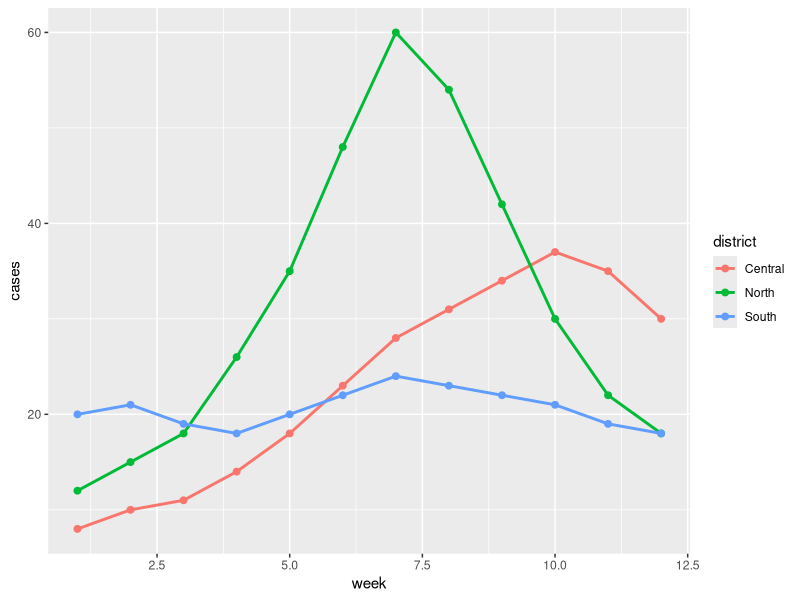
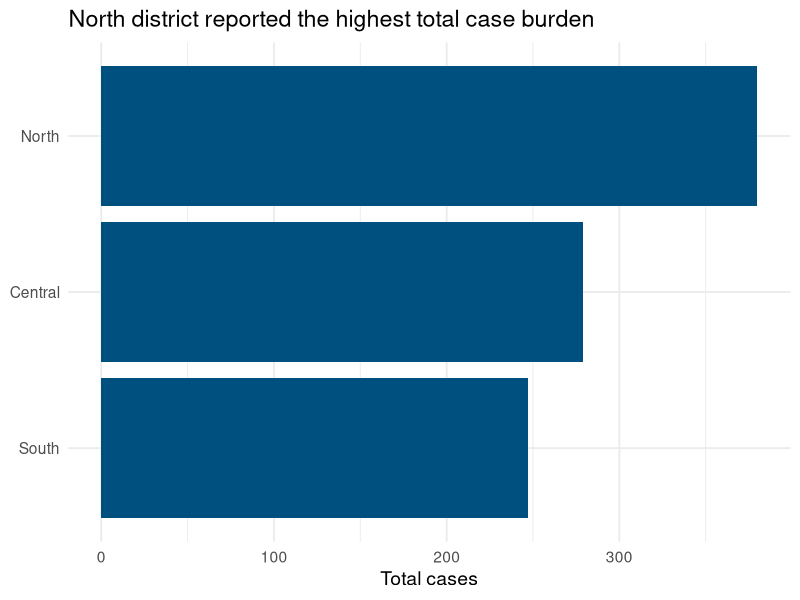
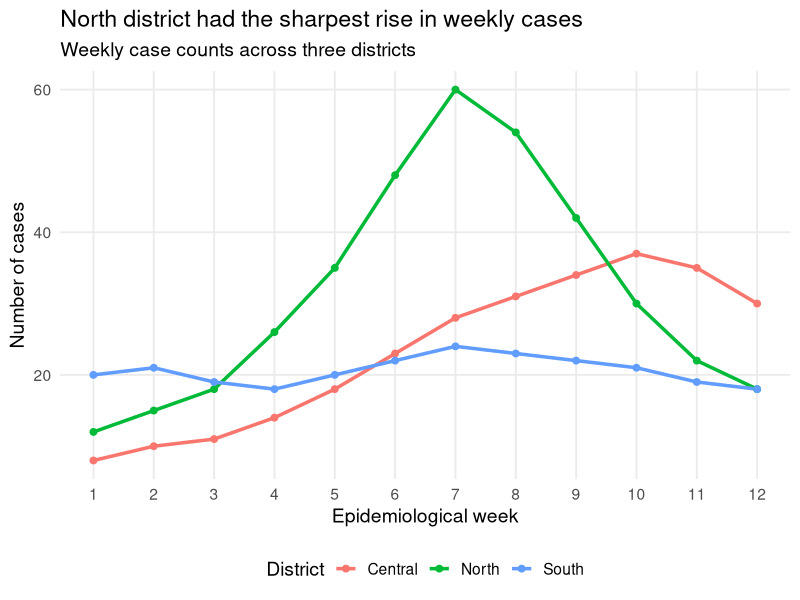
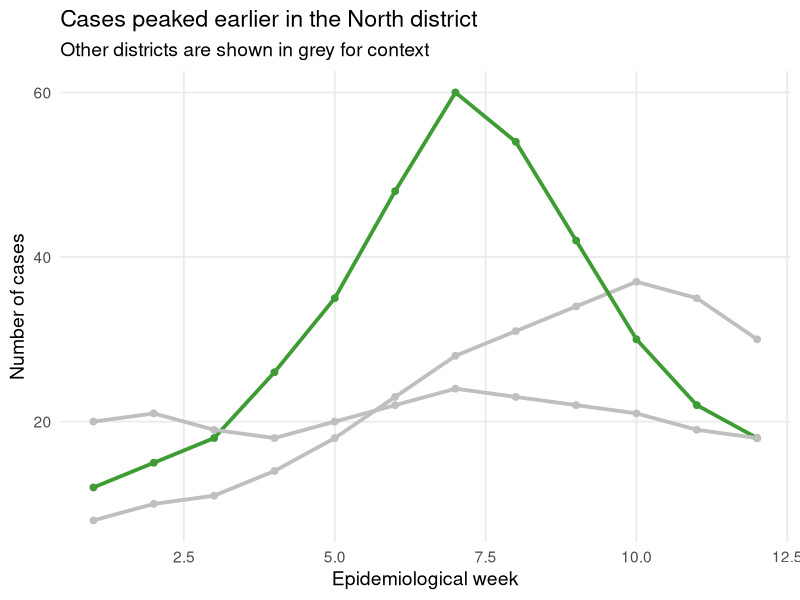
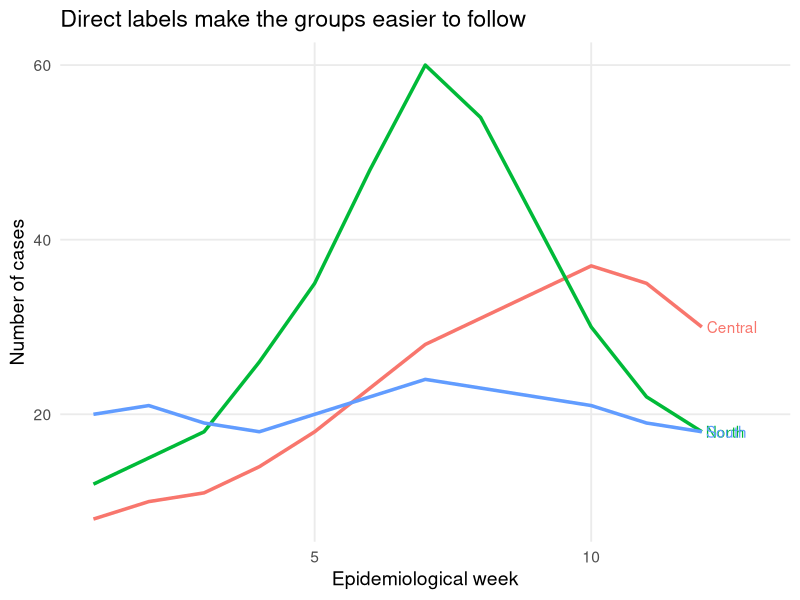
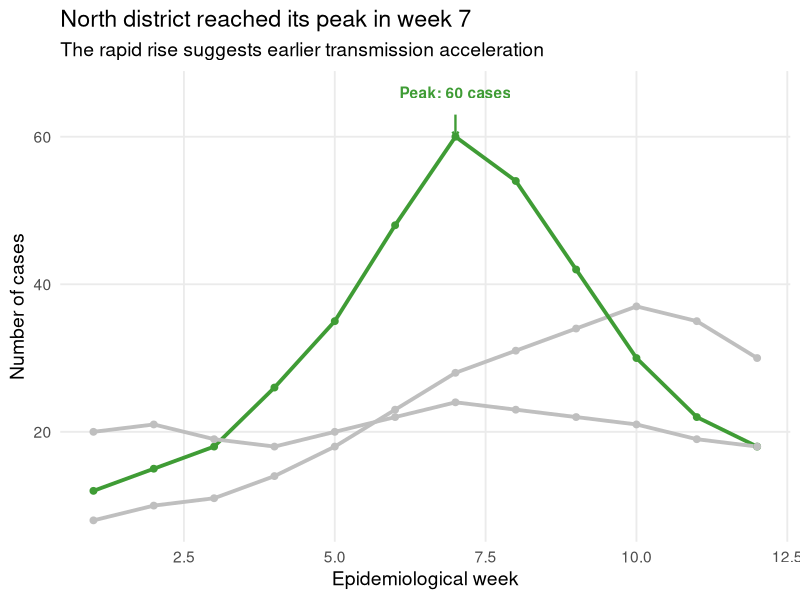
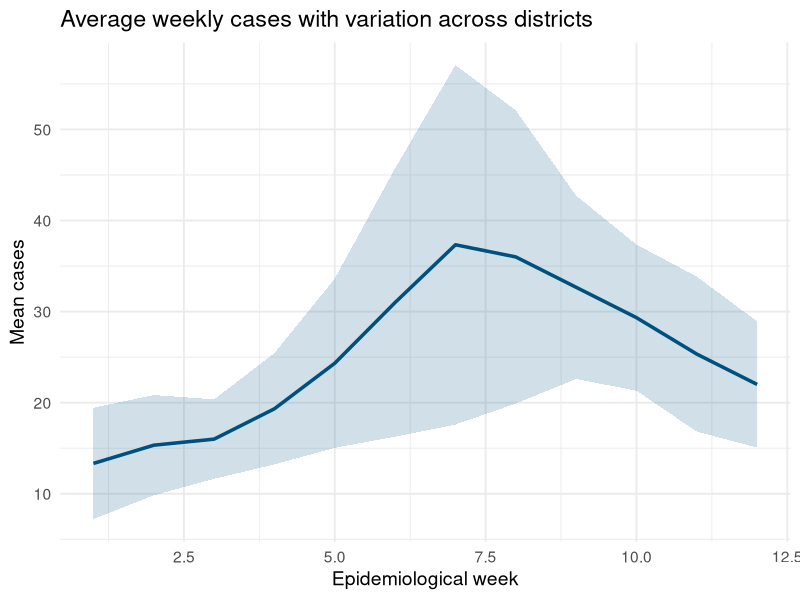

Write R code to recreate these figures, in order.
## ---- chunk 1
#| label: setup
#| include: false

library(tidyverse)
library(scales)

set.seed(123)
## ---- chunk 2
#| label: create-data

cases <- tibble(
  week = rep(1:12, times = 3),
  district = rep(c("North", "Central", "South"), each = 12),
  cases = c(
    12, 15, 18, 26, 35, 48, 60, 54, 42, 30, 22, 18,
    8, 10, 11, 14, 18, 23, 28, 31, 34, 37, 35, 30,
    20, 21, 19, 18, 20, 22, 24, 23, 22, 21, 19, 18
  )
)

cases
## ---- chunk 3
#| label: basic-line-plot

cases |>
  ggplot(aes(x = week, y = cases, color = district)) +
  geom_line(linewidth = 1) +
  geom_point(size = 2)
## ---- chunk 4
#| label: ordered-bar-chart

cases |>
  summarise(total_cases = sum(cases), .by = district) |>
  mutate(district = fct_reorder(district, total_cases)) |>
  ggplot(aes(x = district, y = total_cases)) +
  geom_col(fill = "#00507F") +
  coord_flip() +
  labs(
    title = "North district reported the highest total case burden",
    x = NULL,
    y = "Total cases"
  ) +
  theme_minimal(base_size = 14)
## ---- chunk 5
#| label: cleaner-line-plot

cases |>
  ggplot(aes(x = week, y = cases, color = district)) +
  geom_line(linewidth = 1.2) +
  geom_point(size = 2) +
  scale_x_continuous(breaks = 1:12) +
  labs(
    title = "North district had the sharpest rise in weekly cases",
    subtitle = "Weekly case counts across three districts",
    x = "Epidemiological week",
    y = "Number of cases",
    color = "District"
  ) +
  theme_minimal(base_size = 14) +
  theme(
    legend.position = "bottom",
    panel.grid.minor = element_blank()
  )
## ---- chunk 6
#| label: highlight-north

cases |>
  mutate(is_focus = district == "North") |>
  ggplot(aes(x = week, y = cases, group = district)) +
  geom_line(aes(color = is_focus), linewidth = 1.3) +
  geom_point(aes(color = is_focus), size = 2) +
  scale_color_manual(
    values = c("TRUE" = "#3F9C35", "FALSE" = "grey75"),
    guide = "none"
  ) +
  labs(
    title = "Cases peaked earlier in the North district",
    subtitle = "Other districts are shown in grey for context",
    x = "Epidemiological week",
    y = "Number of cases"
  ) +
  theme_minimal(base_size = 14) +
  theme(panel.grid.minor = element_blank())
## ---- chunk 7
#| label: direct-labels

last_points <- cases |>
  group_by(district) |>
  filter(week == max(week)) |>
  ungroup()

cases |>
  ggplot(aes(x = week, y = cases, color = district)) +
  geom_line(linewidth = 1.2) +
  geom_text(
    data = last_points,
    aes(label = district),
    hjust = -0.1,
    show.legend = FALSE
  ) +
  coord_cartesian(xlim = c(1, 13)) +
  labs(
    title = "Direct labels make the groups easier to follow",
    x = "Epidemiological week",
    y = "Number of cases"
  ) +
  theme_minimal(base_size = 14) +
  theme(
    legend.position = "none",
    panel.grid.minor = element_blank()
  )
## ---- chunk 8
#| label: annotated-plot

cases |>
  mutate(is_focus = district == "North") |>
  ggplot(aes(x = week, y = cases, group = district)) +
  geom_line(aes(color = is_focus), linewidth = 1.3) +
  geom_point(aes(color = is_focus), size = 2) +
  annotate(
    "text",
    x = 7,
    y = 66,
    label = "Peak: 60 cases",
    color = "#3F9C35",
    fontface = "bold"
  ) +
  annotate(
    "segment",
    x = 7,
    xend = 7,
    y = 63,
    yend = 60,
    color = "#3F9C35",
    linewidth = 0.8,
    arrow = arrow(length = unit(0.15, "cm"))
  ) +
  scale_color_manual(
    values = c("TRUE" = "#3F9C35", "FALSE" = "grey75"),
    guide = "none"
  ) +
  labs(
    title = "North district reached its peak in week 7",
    subtitle = "The rapid rise suggests earlier transmission acceleration",
    x = "Epidemiological week",
    y = "Number of cases"
  ) +
  theme_minimal(base_size = 14) +
  theme(panel.grid.minor = element_blank())
## ---- chunk 9
#| label: uncertainty-data

weekly_summary <- cases |>
  summarise(
    mean_cases = mean(cases),
    lower = mean(cases) - sd(cases),
    upper = mean(cases) + sd(cases),
    .by = week
  )

weekly_summary |>
  ggplot(aes(x = week, y = mean_cases)) +
  geom_ribbon(
    aes(ymin = lower, ymax = upper),
    fill = "#00507F",
    alpha = 0.18
  ) +
  geom_line(color = "#00507F", linewidth = 1.2) +
  labs(
    title = "Average weekly cases with variation across districts",
    x = "Epidemiological week",
    y = "Mean cases"
  ) +
  theme_minimal(base_size = 14)
